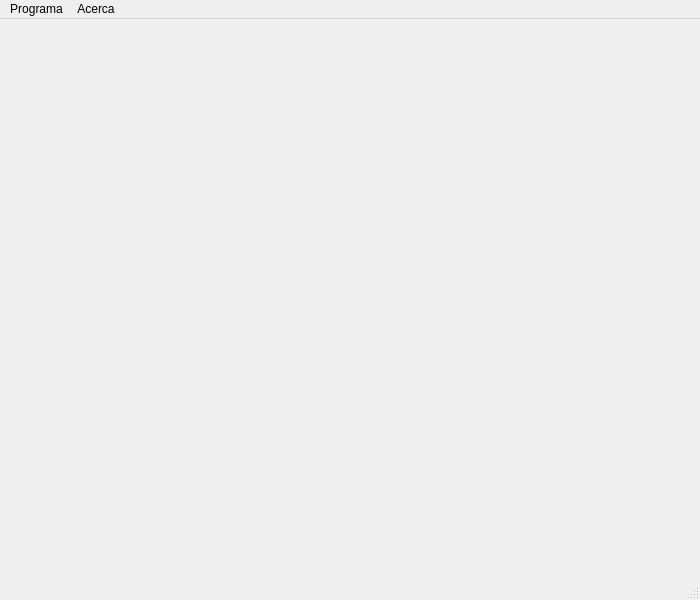
<?xml version="1.0" encoding="UTF-8"?>
<ui version="4.0">
 <class>blackmain</class>
 <widget class="QMainWindow" name="blackmain">
  <property name="geometry">
   <rect>
    <x>0</x>
    <y>0</y>
    <width>700</width>
    <height>600</height>
   </rect>
  </property>
  <property name="windowTitle">
   <string>blackmain</string>
  </property>
  <widget class="QWidget" name="centralWidget">
   <layout class="QHBoxLayout" name="horizontalLayout">
    <item>
     <layout class="QGridLayout" name="gridLayout"/>
    </item>
   </layout>
  </widget>
  <widget class="QMenuBar" name="menuBar">
   <property name="geometry">
    <rect>
     <x>0</x>
     <y>0</y>
     <width>700</width>
     <height>20</height>
    </rect>
   </property>
   <widget class="QMenu" name="menuPrograma">
    <property name="title">
     <string>Programa</string>
    </property>
   </widget>
   <widget class="QMenu" name="menuAcerca">
    <property name="title">
     <string>Acerca</string>
    </property>
    <addaction name="actionCr_ditos"/>
   </widget>
   <addaction name="menuPrograma"/>
   <addaction name="menuAcerca"/>
  </widget>
  <widget class="QStatusBar" name="statusBar"/>
  <action name="actionCr_ditos">
   <property name="text">
    <string>Créditos</string>
   </property>
  </action>
 </widget>
 <layoutdefault spacing="6" margin="11"/>
 <resources/>
 <connections/>
</ui>
